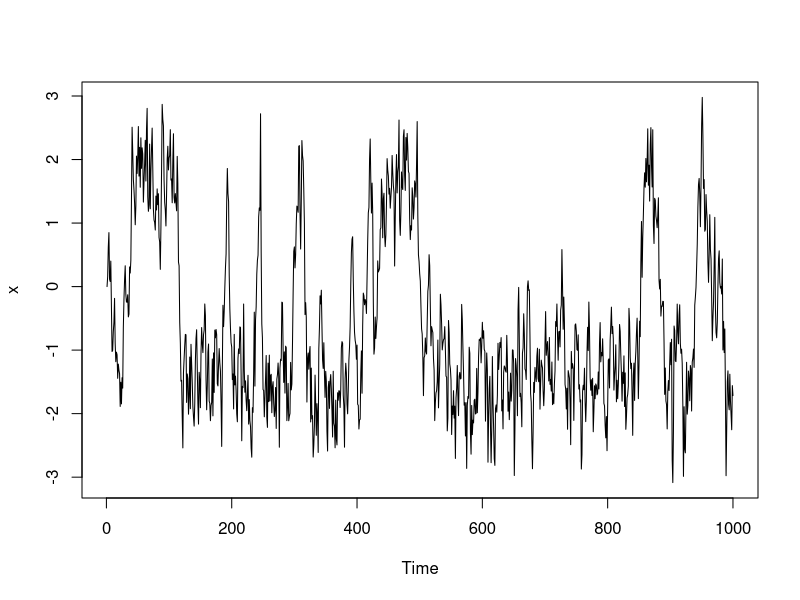

Recreate this plot in R.
library(tseries)


### Name: white.test
### Title: White Neural Network Test for Nonlinearity
### Aliases: white.test white.test.ts white.test.default
### Keywords: ts

### ** Examples

n <- 1000

x <- runif(1000, -1, 1)  # Non-linear in ``mean'' regression 
y <- x^2 - x^3 + 0.1*rnorm(x)
white.test(x, y)

## Is the polynomial of order 2 misspecified?
white.test(cbind(x,x^2,x^3), y)

## Generate time series which is nonlinear in ``mean''
x[1] <- 0.0
for(i in (2:n)) {
  x[i] <- 0.4*x[i-1] + tanh(x[i-1]) + rnorm(1, sd=0.5)
}
x <- as.ts(x)
plot(x)
white.test(x)
